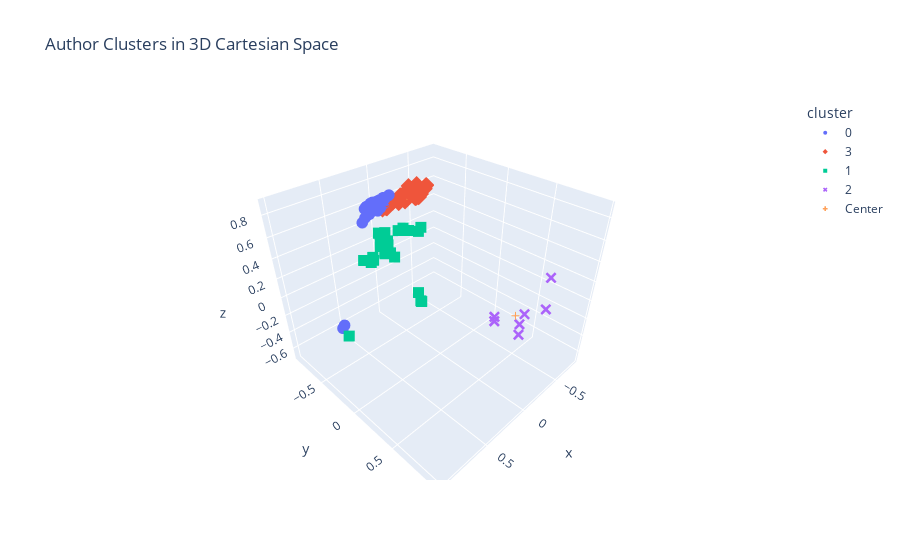

Write notebook code for a chart like this one.
### Code cell
df = pd.DataFrame({
    'x': cartesian_coords[:, 0],
    'y': cartesian_coords[:, 1],
    'z': cartesian_coords[:, 2],
    'cluster': kmeans.labels_,
    'author': df_authors['author']  # Include author names from your DataFrame
})

centers = pd.DataFrame({
    'x': kmeans.cluster_centers_[:, 0],
    'y': kmeans.cluster_centers_[:, 1],
    'z': kmeans.cluster_centers_[:, 2],
    'cluster': ['Center'] * len(kmeans.cluster_centers_),
    'author': ['Cluster Center'] * len(kmeans.cluster_centers_)
})
df = pd.concat([df, centers])

fig = px.scatter_3d(
    df,
    x='x', y='y', z='z',
    color='cluster',
    hover_name='author',
    symbol='cluster',  # Differentiate centers with markers
    title='Author Clusters in 3D Cartesian Space'
)

fig.update_traces(
    marker=dict(size=4),
    selector=dict(mode='markers')
)
fig.show()

### Figure 1 — Plotly figure (JSON) as saved in the notebook; plotly's stock layout.template omitted (floating-point values rounded to 4 significant figures; data arrays with more than 128 entries replaced by an {"elided": "..."} marker saying what was removed)
{"data": [{"hovertemplate": "<b>%{hovertext}</b><br><br>cluster=0<br>x=%{x}<br>y=%{y}<br>z=%{z}<extra></extra>", "hovertext": {"elided": "318 str values"}, "legendgroup": "0", "marker": {"color": "#636efa", "size": 4, "symbol": "circle"}, "mode": "markers", "name": "0", "scene": "scene", "showlegend": true, "type": "scatter3d", "x": {"elided": "318 float values"}, "y": {"elided": "318 float values"}, "z": {"elided": "318 float values"}}, {"hovertemplate": "<b>%{hovertext}</b><br><br>cluster=3<br>x=%{x}<br>y=%{y}<br>z=%{z}<extra></extra>", "hovertext": ["Ofcarcik, Judith", "McCreless, Patrick", "Cubero, Diego", "Schankler, Isaac", "Heetderks, David", "Rockwell, Joti", "Shaffer, Kris P.", "Mastic, Timothy R.", "Roeder, John", "Traut, Donald G.", "Levy, Benjamin R.", "Osborn, Brad", "Hesselink, Nathan D.", "Koozin, Timothy", "Waters, Keith", "Rodgers, Stephen", "Covach, John R.", "Ferrandino, Matthew E.", "Shupe, Abigail", "Ho, Jocelyn", "Hier, David", "Killam, Rosemary N.", "Boyle, Antares", "Forrest, David L.", "Morford, James B.", "David, Aaron M.", "Sherrill, Paul", "Tenzer, Michael S.", "Murphy, Scott", "Osborne, Tyler", "Heyer, David J.", "Tenzer, Michael", "Hatten, Robert S.", "Klumpenhouwer, Henry", "Carter, David S.", "Leong, Daphne", "Dodson, Alan", "Posen, Thomas William", "Quaglia, Bruce W.", "Nobile, Drew", "Palmer, James K.", "Littlefield, Richard C.", "Jr., Jose M. Garza", "Berry, Michael", "Cramer, Alfred", "Hermann, Richard", "Marion, Gregory J.", "Chenette, Timothy", "Martens, Peter A.", "Easley, David B.", "Sayrs, Elizabeth P.", "Chenette, Timothy K.", "Goldman, Jonathan", "Krims, Adam P.", "McNutt, Elizabeth", "Shea, Nicholas J.", "Bungert, James", "Beavers, Jennifer P.", "Parsons, Laurel", "Boss, Jack", "Neumeyer, David", "Martens, Peter", "Wallmark, Zachary", "Zeller, Matthew", "Shea, Nicholas", "Reymore, Lindsey", "VanHandel, Leigh", "Bertolani, Valentina", "Cook, Scott Alexander", "Jarvis, Brian Edward", "Albrecht, Joshua", "Foley, Gretchen C.", "Carpenter, Ellon D.", "Stankis, Jessica E.", "Conklin, Andrew", "Swinkin, Jeffrey", "Yorgason, Brent", "Lyon, Jeff", "Korevaar, David", "Krims, Adam Paul", "Davis, Stacey", "Atkinson, Sean E.", "Lau, Wing", "Larson, Steve"], "legendgroup": "3", "marker": {"color": "#EF553B", "size": 4, "symbol": "diamond"}, "mode": "markers", "name": "3", "scene": "scene", "showlegend": true, "type": "scatter3d", "x": [-0.1265, -0.1162, -0.1042, -0.3927, -0.1041, -0.3851, -0.2017, -0.3923, -0.3578, -0.3025, -0.4106, -0.36, -0.3578, -0.08088, -0.202, -0.3923, -0.1041, -0.07122, -0.1976, -0.3945, -0.1162, -0.1041, -0.3783, -0.1714, -0.36, -0.3874, -0.2819, -0.3578, -0.07117, -0.3923, -0.3923, -0.3578, -0.1162, -0.2373, -0.3947, -0.2017, -0.3578, -0.3248, -0.2819, -0.3923, -0.3578, -0.1058, -0.1198, -0.1712, -0.3846, -0.2335, -0.1757, -0.2772, -0.1712, -0.1068, -0.1757, -0.2775, -0.3649, -0.2372, -0.2017, -0.3118, -0.2218, -0.1303, -0.3546, -0.3922, -0.1162, -0.1715, -0.3923, -0.3115, -0.3118, -0.3118, -0.3578, -0.2569, -0.3578, -0.2416, -0.1105, -0.0883, -0.3118, -0.4151, -0.4096, -0.1059, -0.2816, -0.2816, -0.2017, -0.2373, -0.1303, -0.1078, -0.3923, -0.3922], "y": [-0.7682, -0.8557, -0.8302, -0.7299, -0.8302, -0.7331, -0.7389, -0.6023, -0.5457, -0.7899, -0.7155, -0.5693, -0.5457, -0.8646, -0.7388, -0.6023, -0.8302, -0.7745, -0.7335, -0.7284, -0.8557, -0.8302, -0.5897, -0.8153, -0.5693, -0.732, -0.703, -0.5457, -0.7744, -0.6023, -0.6023, -0.5457, -0.8557, -0.5451, -0.7294, -0.7389, -0.5457, -0.6465, -0.703, -0.6023, -0.5457, -0.8455, -0.8587, -0.8154, -0.7325, -0.7844, -0.5881, -0.6927, -0.8154, -0.8071, -0.5881, -0.6927, -0.5542, -0.5451, -0.7389, -0.7742, -0.661, -0.8598, -0.547, -0.6023, -0.8557, -0.8152, -0.6023, -0.7718, -0.7742, -0.7742, -0.5457, -0.5733, -0.5457, -0.8151, -0.8489, -0.7516, -0.7742, -0.7069, -0.6734, -0.8101, -0.7094, -0.7094, -0.7389, -0.5451, -0.8598, -0.8345, -0.6023, -0.6023], "z": [0.6276, 0.5043, 0.5477, 0.5595, 0.5477, 0.5606, 0.6429, 0.6952, 0.7578, 0.5334, 0.5652, 0.7391, 0.7578, 0.4958, 0.6429, 0.6952, 0.5477, 0.6285, 0.6504, 0.5602, 0.5043, 0.5477, 0.7135, 0.5531, 0.7391, 0.5605, 0.653, 0.7578, 0.6287, 0.6952, 0.6952, 0.7578, 0.5043, 0.8041, 0.5588, 0.6429, 0.7578, 0.6903, 0.653, 0.6952, 0.7578, 0.5234, 0.4983, 0.5531, 0.5617, 0.5746, 0.7895, 0.6658, 0.5531, 0.5806, 0.7895, 0.6657, 0.7481, 0.8041, 0.6429, 0.5507, 0.7169, 0.4937, 0.7583, 0.6952, 0.5043, 0.5532, 0.6952, 0.5544, 0.5507, 0.5507, 0.7578, 0.778, 0.7578, 0.5265, 0.5168, 0.6537, 0.5508, 0.5728, 0.6154, 0.5766, 0.6461, 0.6462, 0.6429, 0.8041, 0.4937, 0.5404, 0.6952, 0.6952]}, {"hovertemplate": "<b>%{hovertext}</b><br><br>cluster=1<br>x=%{x}<br>y=%{y}<br>z=%{z}<extra></extra>", "hovertext": ["Gotham, Mark", "Smith, Jordan B. L.", "Chew, Elaine", "Remeš, Derek", "Clayton, Martin", "Koslovsky, John", "Cook, Nicholas", "Bugallo, Helena", "Kuusi, Tuire", "Williams, Justin A.", "Llorens, Ana", "Nooshin, Laudan", "Murcott, Dominic", "Amiot, Emmanuel", "Shanahan, Daniel", "Jong, Karst de", "Noll, Thomas", "Goldenberg, Yosef", "Heinonen, Yrjo", "Anku, Willie", "Kallis, Vasilis", "Li, Mingyue", "Gur, Golan", "Moore, Allan F.", "Hood, Alison", "Douw, Andre M.", "Schuijer, Michiel C.", "Besada, José L.", "Ren, Iris", "Leech-Wilkinson, Daniel", "Probst, Stephanie", "Rink, John", "Agmon, Eytan", "Donin, Nicolas", "Bent, Margaret", "Utz, Christian", "Baroin, Gilles", "Gadir, Tami", "Clarke, David", "Brøvig-Hanssen, Ragnhild", "Sandvik, Bjørnar E.", "Aareskjold-Drecker, Jon Marius", "Polak, Rainer", "Glaser, Thomas", "Gotham, Mark R. H.", "Gunn, Iain A. D.", "Canonne, Clément", "Diergarten, Felix F.", "Lal, Rajan", "Utne-Reitan, Bjørnar", "Turner-Smith, Ronald"], "legendgroup": "1", "marker": {"color": "#00cc96", "size": 4, "symbol": "square"}, "mode": "markers", "name": "1", "scene": "scene", "showlegend": true, "type": "scatter3d", "x": [0.6129, 0.6222, 0.6222, 0.6744, 0.5766, 0.6082, 0.6235, 0.6688, 0.451, 0.6025, 0.7594, 0.6221, 0.6228, 0.7343, 0.5934, 0.7496, 0.7496, 0.6942, 0.4195, 0.9951, 0.6833, 0.619, 0.6531, 0.6259, 0.5926, 0.6085, 0.6119, 0.7594, 0.612, 0.6224, 0.6256, 0.613, 0.6956, 0.6574, 0.6189, 0.6565, 0.7242, 0.4921, 0.5736, 0.4921, 0.4921, 0.5224, 0.6254, 0.6565, 0.6129, 0.5971, 0.6574, 0.663, 0.6128, 0.485, 0.6211], "y": [0.001149, -0.0004488, -0.0004488, 0.09835, -0.01587, 0.05224, -0.006168, 0.0889, 0.2096, -0.0126, -0.04911, -0.001113, -7.278e-05, 0.03837, -0.06509, 0.0286, 0.0286, 0.4905, 0.2023, -0.003408, 0.449, -0.01357, 0.1342, -0.006449, -0.06852, 0.05194, 0.05489, -0.04957, 0.05539, -0.001252, 0.07593, 0.001404, 0.4839, 0.027, -0.01354, 0.1814, 0.01777, 0.09322, -0.01619, 0.09322, 0.09322, 0.07359, 0.07638, 0.1814, 0.001163, -0.04305, 0.027, 0.09167, 0.001262, 0.1441, -0.003646], "z": [0.7902, 0.7829, 0.7829, 0.7317, 0.8169, 0.792, 0.7818, 0.7381, 0.8676, 0.798, 0.6488, 0.7829, 0.7824, 0.6778, 0.8023, 0.6613, 0.6613, 0.5269, 0.8849, 0.09846, 0.5757, 0.7853, 0.7453, 0.7798, 0.8026, 0.7918, 0.789, 0.6488, 0.7889, 0.7827, 0.7764, 0.7901, 0.5309, 0.7531, 0.7854, 0.7322, 0.6893, 0.8655, 0.8189, 0.8655, 0.8655, 0.8495, 0.7766, 0.7322, 0.7902, 0.801, 0.7531, 0.743, 0.7902, 0.8626, 0.7837]}, {"hovertemplate": "<b>%{hovertext}</b><br><br>cluster=2<br>x=%{x}<br>y=%{y}<br>z=%{z}<extra></extra>", "hovertext": ["Fyr, Kyle", "Spreadborough, Kristal", "Woodruff, Eliot Ghofur", "Li, Edwin K. C.", "Lucas, Olivia R.", "Robb, Hamish J.", "Collins, Denis B.", "Fabian, Dorottya"], "legendgroup": "2", "marker": {"color": "#ab63fa", "size": 4, "symbol": "x"}, "mode": "markers", "name": "2", "scene": "scene", "showlegend": true, "type": "scatter3d", "x": [-0.174, -0.647, -0.719, -0.379, -0.7484, -0.7484, -0.7904, -0.7274], "y": [0.9555, 0.4536, 0.0936, 0.8435, 0.06888, 0.06888, 0.4025, 0.3994], "z": [0.2383, -0.6129, -0.6887, 0.3807, -0.6596, -0.6596, -0.4617, -0.558]}, {"hovertemplate": "<b>%{hovertext}</b><br><br>cluster=Center<br>x=%{x}<br>y=%{y}<br>z=%{z}<extra></extra>", "hovertext": ["Cluster Center", "Cluster Center", "Cluster Center", "Cluster Center"], "legendgroup": "Center", "marker": {"color": "#FFA15A", "size": 4, "symbol": "cross"}, "mode": "markers", "name": "Center", "scene": "scene", "showlegend": true, "type": "scatter3d", "x": [0.1411, 0.6291, -0.6167, -0.2595], "y": [-0.7384, 0.06427, 0.4107, -0.7065], "z": [0.6423, 0.7501, -0.3777, 0.633]}], "layout": {"legend": {"title": {"text": "cluster"}, "tracegroupgap": 0}, "scene": {"domain": {"x": [0, 1], "y": [0, 1]}, "xaxis": {"title": {"text": "x"}}, "yaxis": {"title": {"text": "y"}}, "zaxis": {"title": {"text": "z"}}}, "title": {"text": "Author Clusters in 3D Cartesian Space"}}}
